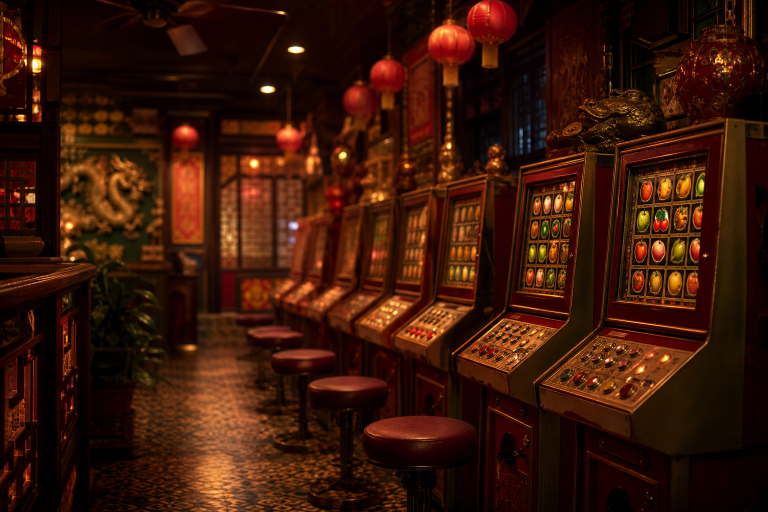
#> input picture games-assets/bcbm/assets/ai-sources/slt-ai-room-bg.png, 1536 x 1024 px, given in place of machine-frame.png, which was not available (shown at 1/2 size)
$ python fix_slt_black.py
#> lines starting #> are read from the running program, lines starting #| are printed output that depends on the picture; pictures that were not available may be replaced by others from this repository, and a replacement may not be noted
# -*- coding: utf-8 -*-
"""修复 AI 素材黑底：抠透明 + 机柜开窗"""
from __future__ import annotations

from pathlib import Path

import numpy as np
from PIL import Image, ImageDraw, ImageEnhance

ROOT = Path(__file__).resolve().parent.parent
ASSETS = ROOT / 'assets'
AI = ASSETS / 'ai-sources'


def key_dark(im: Image.Image, thresh: int = 48) -> Image.Image:
    im = im.convert('RGBA')
    arr = np.array(im)
    rgb = arr[:, :, :3].astype(np.int16)
    lum = rgb.sum(axis=2)
    arr[lum < thresh, 3] = 0
    return Image.fromarray(arr)


def punch_rect(im: Image.Image, box: tuple[int, int, int, int]) -> Image.Image:
    im = im.convert('RGBA')
    arr = np.array(im)
    x0, y0, x1, y1 = box
    arr[y0:y1, x0:x1, 3] = 0
    return Image.fromarray(arr)


def fix_machine_frame():
    src = AI / 'slt-ai-machine-frame.png'
    if not src.exists():
        src = ASSETS / 'machine-frame.png'
    im = Image.open(src).convert('RGBA')
    w, h = im.size
#> w = 1536; h = 1024
    if w != 960 or h != 720:
        im = im.resize((960, 720), Image.Resampling.LANCZOS)
#> im: PIL image 960x720 RGBA
    im = key_dark(im, 42)
    # 中央转轴窗镂空（比例按机柜图）
    im = punch_rect(im, (int(w * 0.17), int(h * 0.11), int(w * 0.83), int(h * 0.89)))
    im = ImageEnhance.Sharpness(im).enhance(1.1)
    im.save(ASSETS / 'machine-frame.png', 'PNG', optimize=True)
    print('machine-frame fixed (transparent window)')


def fix_top_header():
    src = AI / 'slt-ai-top-header.png'
    if not src.exists():
        return
    im = Image.open(src).convert('RGBA')
    im = im.resize((1080, 220), Image.Resampling.LANCZOS)
    im = key_dark(im, 50)
    im.save(ASSETS / 'top-header.png', 'PNG', optimize=True)
    print('top-header fixed')


def fix_bottom_deco():
    src = AI / 'slt-ai-bottom-deco.png'
    if not src.exists():
        return
    im = Image.open(src).convert('RGBA')
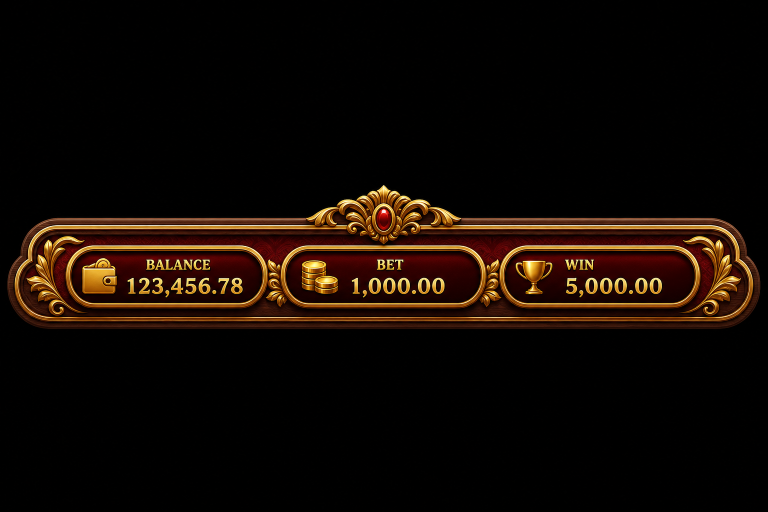
#> input picture games-assets/bcbm/assets/ai-sources/slt-ai-bottom-deco.png, 1536 x 1024 px, found by its file name (shown at 1/2 size)
#> im: PIL image 1536x1024 RGBA
    im = im.resize((1080, 300), Image.Resampling.LANCZOS)
#> im: PIL image 1080x300 RGBA
    im = key_dark(im, 48)
#> call 2 of key_dark, with thresh = 48
#> in key_dark (call 2), `lum = rgb.sum(axis=2)`:
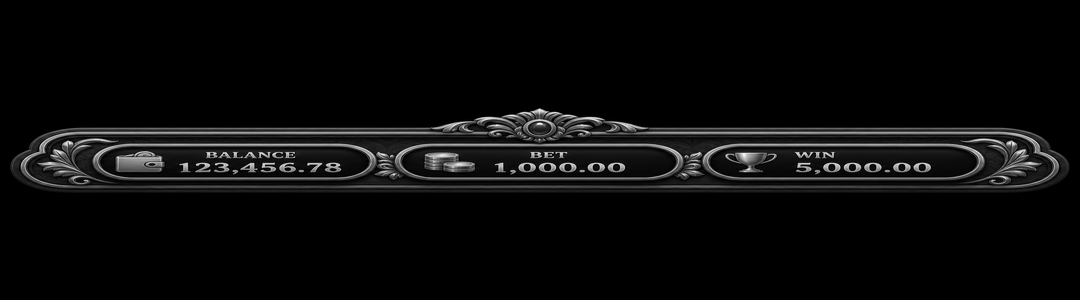
#> lum: shape (300, 1080) int64; min 0, max 762, mean 31.8; drawn with min black and max white
#> in key_dark (call 2), `arr[lum < thresh, 3] = 0`:
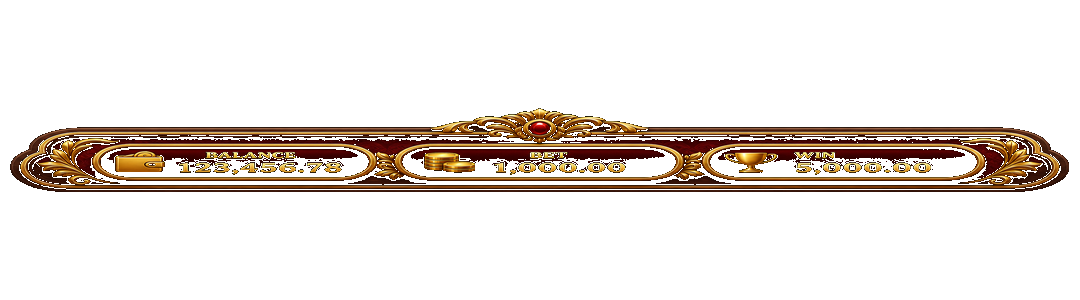
#> arr: shape (300, 1080, 4); mean R, G, B, A 18.4, 9.5, 3.9, 37.9; transparent parts drawn white
    im.save(ASSETS / 'bottom-deco.png', 'PNG', optimize=True)
    print('bottom-deco fixed')


def fix_center_panel():
    """中央屏改为半透明绿玻璃，不要死黑块"""
    w, h = 360, 260
    im = Image.new('RGBA', (w, h), (0, 0, 0, 0))
#> im: PIL image 360x260 RGBA; every value is 0
    d = ImageDraw.Draw(im)
    d.rounded_rectangle((4, 4, w - 5, h - 5), radius=14, fill=(8, 28, 12, 200))
    d.rounded_rectangle((8, 8, w - 9, h - 9), radius=12, outline=(60, 180, 80, 180), width=3)
    for y in range(18, h - 18, 5):
        d.line([(14, y), (w - 15, y)], fill=(20, 80, 35, 35), width=1)
    im.save(ASSETS / 'center-panel.png', 'PNG', optimize=True)
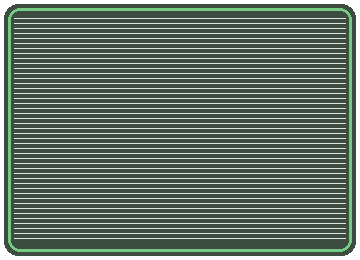
#> saved as center-panel.png: PIL image 360x260 RGBA; mean R, G, B, A 11.4, 40.3, 17.5, 162.1; transparent parts drawn white
    print('center-panel fixed (glass)')


def fix_slot_cells():
    s = 96
    dark = Image.new('RGBA', (s, s), (0, 0, 0, 0))
#> dark: PIL image 96x96 RGBA; every value is 0
    d = ImageDraw.Draw(dark)
    d.rounded_rectangle((6, 6, s - 7, s - 7), radius=8, fill=(40, 18, 10, 200))
    d.rounded_rectangle((8, 8, s - 9, s - 9), radius=7, outline=(90, 50, 25, 160), width=2)
    dark.save(ASSETS / 'slot-cell.png', 'PNG')
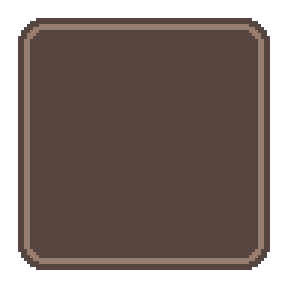
#> saved as slot-cell.png: PIL image 96x96 RGBA (shown 3 times larger); mean R, G, B, A 33.6, 15.7, 8.6, 149; transparent parts drawn white

    lit = Image.new('RGBA', (s, s), (0, 0, 0, 0))
    dl = ImageDraw.Draw(lit)
    dl.rounded_rectangle((4, 4, s - 5, s - 5), radius=9, fill=(255, 200, 60, 60))
    dl.rounded_rectangle((6, 6, s - 7, s - 7), radius=8, outline=(255, 220, 100, 255), width=3)
    lit.save(ASSETS / 'slot-cell-lit.png', 'PNG')
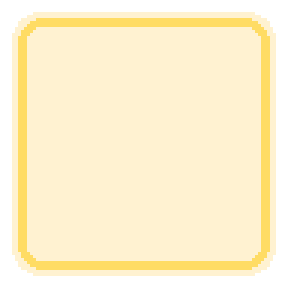
#> saved as slot-cell-lit.png: PIL image 96x96 RGBA (shown 3 times larger); mean R, G, B, A 211.9, 168.2, 53.9, 69.5; transparent parts drawn white
    print('slot-cells fixed')


def fix_bet_buttons():
    for name, on in [('btn-bet.png', False), ('btn-bet-on.png', True)]:
        w, h = 80, 56
        im = Image.new('RGBA', (w, h), (0, 0, 0, 0))
        d = ImageDraw.Draw(im)
        if on:
            d.rounded_rectangle((2, 2, w - 3, h - 3), radius=8, fill=(255, 200, 50, 230))
            d.rounded_rectangle((4, 4, w - 5, h - 5), radius=7, outline=(255, 240, 140, 255), width=2)
        else:
            d.rounded_rectangle((2, 2, w - 3, h - 3), radius=8, fill=(80, 40, 20, 210))
            d.rounded_rectangle((4, 4, w - 5, h - 5), radius=7, outline=(160, 110, 50, 200), width=2)
        im.save(ASSETS / name, 'PNG')
#> this loop made 2 passes
#> pass 2, in fix_bet_buttons, `im.save(ASSETS / name, 'PNG')`:
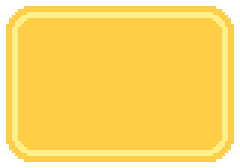
#> saved as btn-bet-on.png: PIL image 80x56 RGBA (shown 3 times larger); mean R, G, B, A 221.1, 177.3, 52.2, 201.9; transparent parts drawn white
    print('bet buttons fixed')


def main():
    fix_machine_frame()
    fix_top_header()
    fix_bottom_deco()
    fix_center_panel()
    fix_slot_cells()
    fix_bet_buttons()
    print('\nOK 黑块修复完成')


if __name__ == '__main__':
    main()
